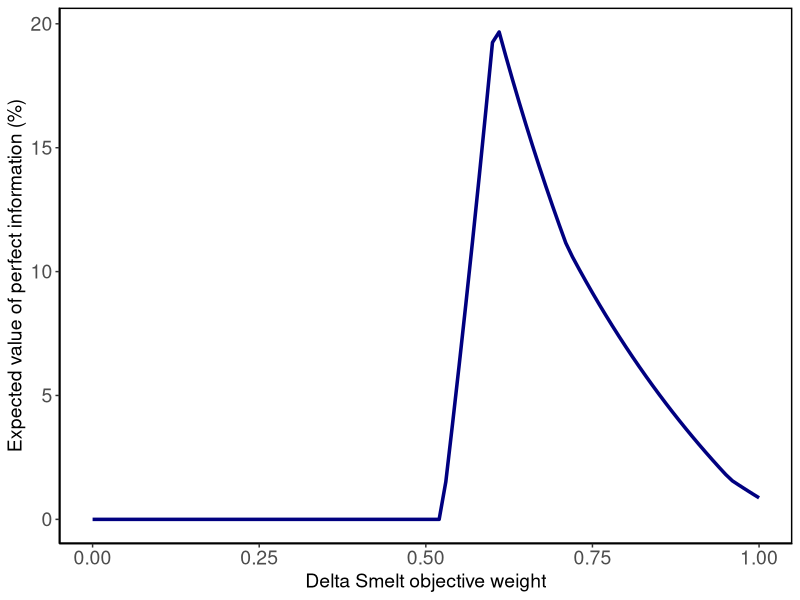
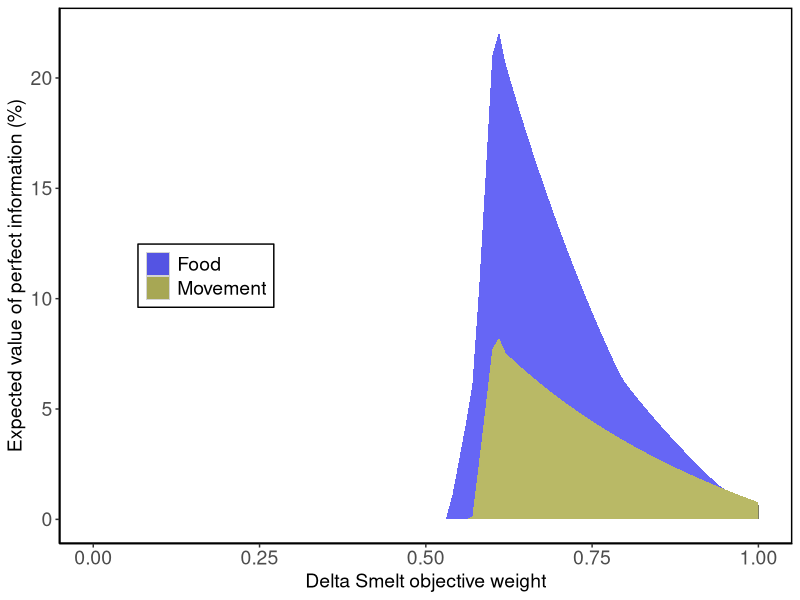
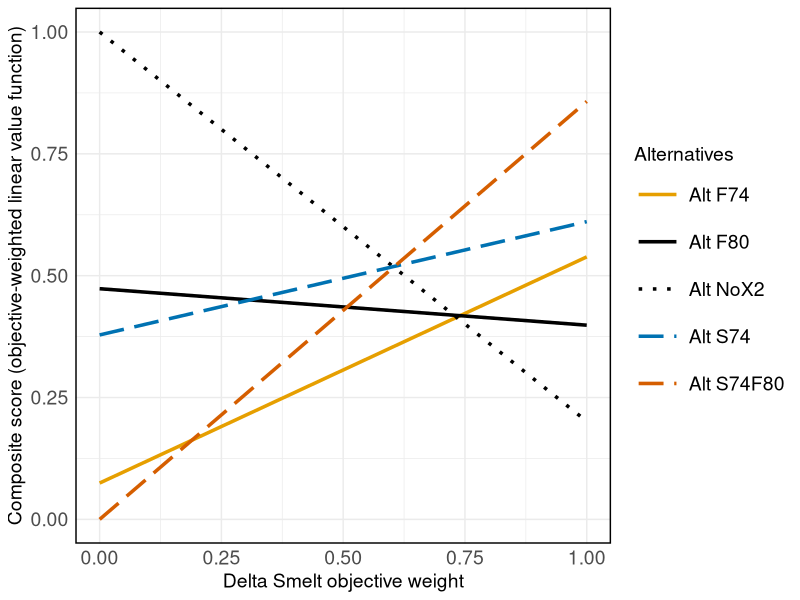
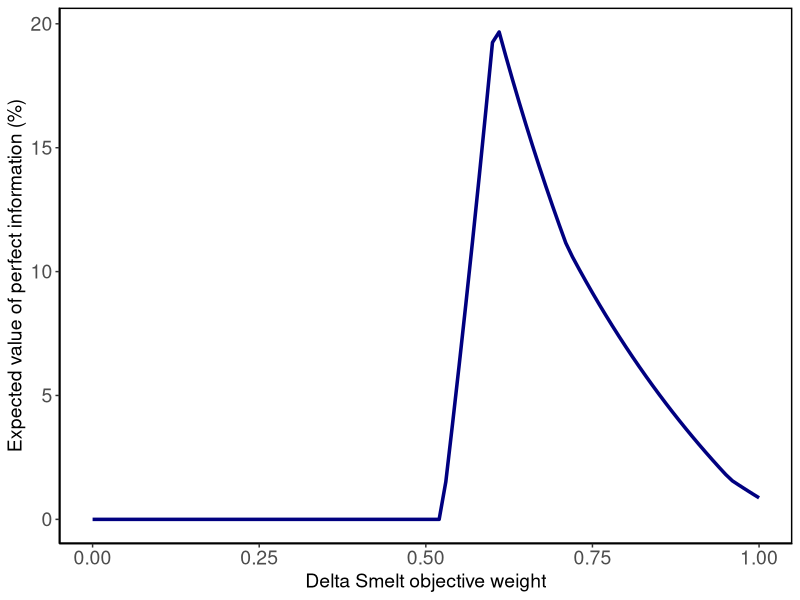
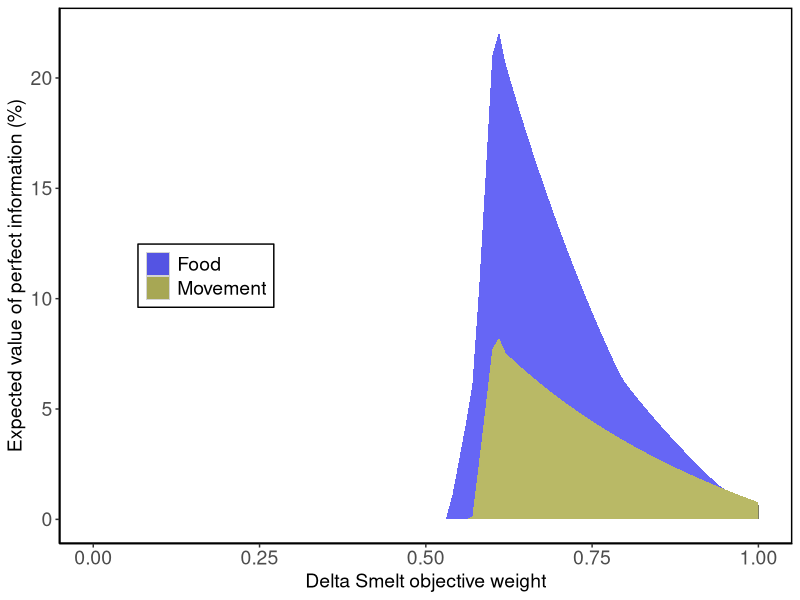

These figures' R source, in order:
library(tidyverse)

setwd("C:/Users/bmahardja/Documents/GitHub/DeltaSmelt_SummerFallX2_VOI/Consequence_Table")

cons_table <- read.csv(file.path("Data","ConsequenceTable_2024-08-21.csv"))

# Standardize score based on local scale

dsm <- cons_table %>% filter(Objective=="DeltaSmelt") %>%
  mutate(std_score=(Score-min(Score))/(max(Score)-min(Score)))

water <- cons_table %>% filter(Objective=="WaterCost") %>%
  mutate(std_score=(max(Score)-Score)/(max(Score)-min(Score)))


# Hypothesis weights
cons_table_std <- bind_rows(dsm, water) %>% mutate(hypo_weight= case_when(Hypothesis == "H1" ~ 0.575,
                                                                          Hypothesis == "H2" ~ 0.175,
                                                                          Hypothesis == "H3" ~ 0.175,
                                                                          Hypothesis == "H4" ~ 0.075)) %>%
  mutate(score_hyp = hypo_weight*std_score) 

# Create dataset necessary for the line plot
line_plot_data <- cons_table_std %>% group_by(Alternatives,Objective) %>%
  summarise(comp_score = sum(score_hyp)) %>% mutate(fish_weight = case_when(Objective == "DeltaSmelt" ~ 1.0,
                                                                            Objective == "WaterCost" ~ 0))
# Define custom colors
custom_colors <- c("Alt F80" = "black","Alt F74" = "#E69F00", "Alt S74" = "#0072B2", "Alt S74F80"= "#D55E00","Alt NoX2" = "black")
custom_line <- c("Alt F80" = "solid","Alt F74" = "solid", "Alt S74" = "longdash", "Alt S74F80"= "longdash","Alt NoX2" = "dotted")

# Line plot
plot_scoreline <- ggplot(data=line_plot_data, aes(x=fish_weight, y=comp_score, color=Alternatives,linetype=Alternatives)) +
  geom_line(linewidth= 1.2) +
  theme_minimal()+
  labs(title = NULL,
       x = "Delta Smelt objective weight",
       y = "Composite score (objective-weighted linear value function)") +
  theme(axis.text = element_text(size = 14),  # Increase tick mark font size
  panel.border = element_rect(color = "black", fill = NA, linewidth = 1),
  legend.text=element_text(size=14),
  legend.title=element_text(size=14),
  axis.title.x = element_text(size=14),
  axis.title.y = element_text(size=14),
  legend.key.size = unit(1.2, "cm"))+
  scale_color_manual(values = custom_colors) +
  scale_linetype_manual(values = custom_line)

# Export plot
tiff(filename=file.path("Output","Figure_LinePlot_2Objectives.tiff"),
     type="cairo",
     units="in", 
     width=10, #10*1, 
     height=6, #22*1, 
     pointsize=5, #12, 
     res=300,
     compression="lzw")
plot_scoreline
dev.off()

######
# Expected Value of Perfect Information calculation


#####
# Initialize the results data frame
EVPI_results <- data.frame(fish_weight = numeric(), EVPI = numeric(), EV_uncertainty = numeric())

# Assuming cons_table_std is already defined and contains the necessary columns

# Define a function to calculate EVPI for a given fish weight
calculate_EVPI <- function(i) {
  cons_table_reconfig <- cons_table_std %>% 
    dplyr::select(Alternatives, Hypothesis, Objective, std_score, hypo_weight) %>% 
    spread(Objective, std_score) %>% 
    mutate(composite_score = (DeltaSmelt * i) + (WaterCost * (1 - i)))
  
  certainty_calc <- cons_table_reconfig %>% 
    group_by(Hypothesis) %>% 
    summarise(composite_score = max(composite_score), hypo_weight = mean(hypo_weight)) %>%
    mutate(hypothesis_score = composite_score * hypo_weight)
  
  EV_under_certainty <- sum(certainty_calc$hypothesis_score)
  
  uncertainty_calc <- cons_table_reconfig %>% 
    mutate(composite_score_hypo = hypo_weight * composite_score) %>% 
    group_by(Alternatives) %>% 
    summarise(composite_score = sum(composite_score_hypo))
  
  EV_under_uncertainty <- max(uncertainty_calc$composite_score)
  
  EV_PI <- EV_under_certainty - EV_under_uncertainty
  
  # Create a new row with the fish weight and EVPI results
  new_row <- data.frame(fish_weight = i,
                        EVPI = EV_PI, 
                        EV_uncertainty = EV_under_uncertainty)
  
  return(new_row)
}

# Use lapply to calculate EVPI for each fish weight
EVPI_results_list <- lapply(seq(0, 1, 0.01), calculate_EVPI)

# Combine the results into a single data frame
EVPI_results <- do.call(rbind, EVPI_results_list)

# Add percentage of value per Brian Healy's figure
EVPI_results <- EVPI_results %>% mutate(percent_EVPI = EVPI/EV_uncertainty*100)

#####
# Create plot for EVPI
plot_EVPI <- ggplot(EVPI_results, aes(x = fish_weight, y = percent_EVPI)) +
  geom_line(color = "navy", linewidth = 1.2) +  # Line color and thickness
  labs(title = NULL,
       x = "Delta Smelt objective weight",
       y = "Expected value of perfect information (%)") +
  theme_classic() +                          # Classic theme
  theme(axis.text = element_text(size = 14),  # Increase tick mark font size
        panel.border = element_rect(color = "black", fill = NA, linewidth = 1),
        legend.text=element_text(size=14),
        legend.title=element_text(size=14),
        axis.title.x = element_text(size=14),
        axis.title.y = element_text(size=14))
plot_EVPI

# Export plot
tiff(filename=file.path("Output","Figure_EVPI_2Objectives.tiff"),
     type="cairo",
     units="in", 
     width=8, #10*1, 
     height=6, #22*1, 
     pointsize=5, #12, 
     res=300,
     compression="lzw")
plot_EVPI
dev.off()

        
######
# Partial Expected Value of Perfect Information calculation

# Partial EVPI for resolving the food hypothesis

# Set up the data frame
EVPI_results_partial_food <- data.frame(fish_weight = numeric(),
                                        EVPI = numeric(), 
                                        Hypothesis = factor())

# Define a function to calculate partial EVPI for a given fish weight
calculate_partial_EVPI <- function(i) {
  cons_table_reconfig <- cons_table_std %>% 
    dplyr::select(Alternatives, Hypothesis, Objective, std_score, hypo_weight) %>% 
    spread(Objective, std_score) %>% 
    mutate(composite_score = (DeltaSmelt * i) + (WaterCost * (1 - i))) %>%
    # Create a new column that defines the food hypothesis
    mutate(Hypothesis_food = case_when(Hypothesis == "H1" ~ "Food",
                                       Hypothesis == "H2" ~ "Food",
                                       Hypothesis == "H3" ~ "No Food",
                                       Hypothesis == "H4" ~ "No Food"))
  
  partial_certainty_calc <- cons_table_reconfig %>% 
    group_by(Hypothesis_food, Alternatives) %>% 
    mutate(composite_score_hypo = hypo_weight * composite_score) %>%
    summarise(composite_score = sum(composite_score_hypo), 
              hypo_weight = sum(hypo_weight), .groups = 'drop') %>%
    # Remember to divide everything by the collapsed/combined hypothesis weights
    mutate(composite_score = composite_score / hypo_weight) %>% 
    ungroup() %>%
    group_by(Hypothesis_food) %>% 
    summarise(hypo_weight = mean(hypo_weight), 
              best_score = max(composite_score), .groups = 'drop') %>%
    mutate(score_for_EVPI = hypo_weight * best_score)
  
  EV_under_partial_certainty <- sum(partial_certainty_calc$score_for_EVPI)
  
  uncertainty_calc <- cons_table_reconfig %>% 
    mutate(composite_score_hypo = hypo_weight * composite_score) %>% 
    group_by(Alternatives) %>% 
    summarise(composite_score = sum(composite_score_hypo), .groups = 'drop')
  
  EV_under_uncertainty <- max(uncertainty_calc$composite_score)
  
  EVPI_partial_food <- EV_under_partial_certainty - EV_under_uncertainty
  
  # Create a new row with the fish weight and EVPI results
  new_row <- data.frame(fish_weight = i,
                        EVPI = EVPI_partial_food,
                        Hypothesis = "Food")
  
  return(new_row)
}

# Use lapply to calculate the partial EVPI for each fish weight
EVPI_results_list <- lapply(seq(0, 1, 0.01), calculate_partial_EVPI)

# Combine the results into a single data frame
EVPI_results_partial_food <- do.call(rbind, EVPI_results_list)


# Set up the data frame
EVPI_results_partial_movement <- data.frame(fish_weight = numeric(),
                                            EVPI = numeric(), 
                                            Hypothesis = factor())

# Define a function to calculate partial EVPI for a given fish weight
calculate_partial_EVPI_movement <- function(i) {
  cons_table_reconfig <- cons_table_std %>% 
    dplyr::select(Alternatives, Hypothesis, Objective, std_score, hypo_weight) %>% 
    spread(Objective, std_score) %>% 
    mutate(composite_score = (DeltaSmelt * i) + (WaterCost * (1 - i))) %>%
    # Create a new column that defines the movement hypothesis
    mutate(Hypothesis_movement = case_when(Hypothesis == "H1" ~ "Movement",
                                           Hypothesis == "H2" ~ "No Movement",
                                           Hypothesis == "H3" ~ "Movement",
                                           Hypothesis == "H4" ~ "No Movement"))
  
  partial_certainty_calc <- cons_table_reconfig %>% 
    group_by(Hypothesis_movement, Alternatives) %>% 
    mutate(composite_score_hypo = hypo_weight * composite_score) %>%
    summarise(composite_score = sum(composite_score_hypo), 
              hypo_weight = sum(hypo_weight), .groups = 'drop') %>%
    # Remember to divide everything by the collapsed/combined hypothesis weights
    mutate(composite_score = composite_score / hypo_weight) %>% 
    ungroup() %>%
    group_by(Hypothesis_movement) %>% 
    summarise(hypo_weight = mean(hypo_weight), 
              best_score = max(composite_score), .groups = 'drop') %>%
    mutate(score_for_EVPI = hypo_weight * best_score)
  
  EV_under_partial_certainty <- sum(partial_certainty_calc$score_for_EVPI)
  
  uncertainty_calc <- cons_table_reconfig %>% 
    mutate(composite_score_hypo = hypo_weight * composite_score) %>% 
    group_by(Alternatives) %>% 
    summarise(composite_score = sum(composite_score_hypo), .groups = 'drop')
  
  EV_under_uncertainty <- max(uncertainty_calc$composite_score)
  
  EVPI_partial_movement <- EV_under_partial_certainty - EV_under_uncertainty
  
  # Create a new row with the fish weight and EVPI results
  new_row <- data.frame(fish_weight = i,
                        EVPI = EVPI_partial_movement,
                        Hypothesis = "Movement")
  
  return(new_row)
}

# Use lapply to calculate the partial EVPI for each fish weight
EVPI_results_list_movement <- lapply(seq(0, 1, 0.01), calculate_partial_EVPI_movement)

# Combine the results into a single data frame
EVPI_results_partial_movement <- do.call(rbind, EVPI_results_list_movement)

# Combine the two datasets together
EVPI_results_combined <- bind_rows(EVPI_results_partial_food,EVPI_results_partial_movement)

EVPI_results_combined <- EVPI_results_combined %>% left_join(EVPI_results %>% select(fish_weight,EV_uncertainty)) %>%
  mutate(percent_EVPI = EVPI/EV_uncertainty*100)

# Define custom colors
custom_colors <- c("Food" = "blue2", "Movement" = "yellow4")

# Stacked area chart
plot_partial_EVPI <- ggplot(EVPI_results_combined, aes(x=fish_weight, y=percent_EVPI, fill=Hypothesis)) + 
  geom_area(alpha=0.6, position='stack') +  
  labs(title = NULL,
       x = "Delta Smelt objective weight",
       y = "Expected value of perfect information (%)") +
  theme_classic() +                          # Classic theme 
  theme(axis.text = element_text(size = 14),
        panel.border = element_rect(color = "black", fill = NA, linewidth = 1),
        legend.text=element_text(size=14),
        legend.title=element_text(size=14),
        axis.title.x = element_text(size=14),
        axis.title.y = element_text(size=14))+
  theme(legend.title = element_blank(),      # Remove legend title
        legend.position = c(0.2, 0.5),            # Position the legend
  legend.background = element_rect(color = "black"), # Legend background
  legend.key = element_rect(fill = "lightgray")) + # Legend key color
  scale_fill_manual(values = custom_colors)     # Use a color palette

plot_partial_EVPI

# Export plot
tiff(filename=file.path("Output","Figure_EVPI_partial_2Objectives.tiff"),
     type="cairo",
     units="in", 
     width=8, #10*1, 
     height=6, #22*1, 
     pointsize=5, #12, 
     res=300,
     compression="lzw")
plot_partial_EVPI
dev.off()






#################################
#Excess code DO NOT USE
# VOI
fish_weight <- 0.87

cons_table_reconfig <- cons_table_std %>% dplyr::select(Alternatives,Hypothesis,Objective,std_score,hypo_weight) %>% 
  spread(Objective,std_score) %>% mutate(composite_score = (DeltaSmelt*fish_weight)+(WaterCost*(1-fish_weight)) )

certainty_calc <- cons_table_reconfig %>% group_by(Hypothesis) %>% summarise(composite_score=max(composite_score),hypo_weight = mean(hypo_weight)) %>%
  mutate(hypothesis_score = composite_score*hypo_weight)

EV_under_certainty <- sum(certainty_calc$hypothesis_score)

uncertainty_calc <- cons_table_reconfig %>% mutate(composite_score_hypo = hypo_weight*composite_score) %>% group_by(Alternatives) %>% 
  summarise(composite_score = sum(composite_score_hypo))

EV_under_uncertainty <- max(uncertainty_calc$composite_score)

EVPI <- EV_under_certainty - EV_under_uncertainty

# Old code using for loop before switching to lapply
# Set up the data frame
EVPI_results <- data.frame(fish_weight = numeric(),
                           EVPI = numeric(), EV_uncertainty=numeric())
# Loop function across objective weights
for (i in seq(0, 1, 0.01)) {
  cons_table_reconfig <- cons_table_std %>% dplyr::select(Alternatives,Hypothesis,Objective,std_score,hypo_weight) %>% 
    spread(Objective,std_score) %>% mutate(composite_score = (DeltaSmelt*i)+(WaterCost*(1-i)) )
  
  certainty_calc <- cons_table_reconfig %>% group_by(Hypothesis) %>% summarise(composite_score=max(composite_score),hypo_weight = mean(hypo_weight)) %>%
    mutate(hypothesis_score = composite_score*hypo_weight)
  
  EV_under_certainty <- sum(certainty_calc$hypothesis_score)
  
  uncertainty_calc <- cons_table_reconfig %>% mutate(composite_score_hypo = hypo_weight*composite_score) %>% group_by(Alternatives) %>% 
    summarise(composite_score = sum(composite_score_hypo))
  
  EV_under_uncertainty <- max(uncertainty_calc$composite_score)
  
  EV_PI <- EV_under_certainty - EV_under_uncertainty
  
  # Create a new row with the iteration number, value, and calculation description
  new_row <- data.frame(fish_weight = i,
                        EVPI = EV_PI, EV_uncertainty=EV_under_uncertainty)
  
  # Append the new row to the results data frame
  EVPI_results <- rbind(EVPI_results, new_row)
}

# Add percentage of value per Brian Healy's figure
EVPI_results <- EVPI_results %>% mutate(percent_EVPI = EVPI/EV_uncertainty*100)

#####
# Food only
fish_weight <- 0.2

cons_table_reconfig <- cons_table_std %>% dplyr::select(Alternatives,Hypothesis,Objective,std_score,hypo_weight) %>% 
  spread(Objective,std_score) %>% mutate(composite_score = (DeltaSmelt*fish_weight)+(WaterCost*(1-fish_weight)) ) %>%
  # Create a new column that defines the food hypothesis
  mutate(Hypothesis_food = case_when(Hypothesis == "H1" ~ "Food",
                                     Hypothesis == "H2" ~ "Food",
                                     Hypothesis == "H3" ~ "No Food",
                                     Hypothesis == "H4" ~ "No Food"))

partial_certainty_calc <- cons_table_reconfig %>% group_by(Hypothesis_food,Alternatives) %>% mutate(composite_score_hypo = hypo_weight*composite_score) %>%
  summarise(composite_score = sum(composite_score_hypo),hypo_weight=sum(hypo_weight)) %>% mutate(composite_score=composite_score/hypo_weight) %>% ungroup() %>%
  group_by(Hypothesis_food) %>% summarise(hypo_weight=mean(hypo_weight),best_score=max(composite_score)) %>% 
  mutate(score_for_EVPI = hypo_weight*best_score)

EV_under_partial_certainty <- sum(partial_certainty_calc$score_for_EVPI)

uncertainty_calc <- cons_table_reconfig %>% mutate(composite_score_hypo = hypo_weight*composite_score) %>% group_by(Alternatives) %>% 
  summarise(composite_score = sum(composite_score_hypo))

EV_under_uncertainty <- max(uncertainty_calc$composite_score)

EVPI_partial_food <- EV_under_partial_certainty - EV_under_uncertainty
EV_under_partial_certainty - EV_under_uncertainty


# Partial EVPI for resolving the movement hypothesis
# Set up the data frame
EVPI_results_partial_movement <- data.frame(fish_weight = numeric(),
                                            EVPI = numeric(), Hypothesis = factor())

# Loop function across objective weights
for (i in seq(0, 1, 0.01)) {
  cons_table_reconfig <- cons_table_std %>% dplyr::select(Alternatives,Hypothesis,Objective,std_score,hypo_weight) %>% 
    spread(Objective,std_score) %>% mutate(composite_score = (DeltaSmelt*i)+(WaterCost*(1-i)) ) %>%
    # Create a new column that defines the food hypothesis
    mutate(Hypothesis_movement = case_when(Hypothesis == "H1" ~ "Movement",
                                           Hypothesis == "H2" ~ "No Movement",
                                           Hypothesis == "H3" ~ "Movement",
                                           Hypothesis == "H4" ~ "No Movement"))
  
  partial_certainty_calc <- cons_table_reconfig %>% group_by(Hypothesis_movement,Alternatives) %>% mutate(composite_score_hypo = hypo_weight*composite_score) %>%
    summarise(composite_score = sum(composite_score_hypo),hypo_weight=sum(hypo_weight)) %>% 
    # Remember to divide everything by the collapsed/combined hypothesis weights
    mutate(composite_score=composite_score/hypo_weight) %>% ungroup() %>%
    group_by(Hypothesis_movement) %>% summarise(hypo_weight=mean(hypo_weight),best_score=max(composite_score)) %>% 
    mutate(score_for_EVPI = hypo_weight*best_score)
  
  EV_under_partial_certainty <- sum(partial_certainty_calc$score_for_EVPI)
  
  uncertainty_calc <- cons_table_reconfig %>% mutate(composite_score_hypo = hypo_weight*composite_score) %>% group_by(Alternatives) %>% 
    summarise(composite_score = sum(composite_score_hypo))
  
  EV_under_uncertainty <- max(uncertainty_calc$composite_score)
  
  EVPI_partial_movement <- EV_under_partial_certainty - EV_under_uncertainty
  
  # Create a new row with the iteration number, value, and calculation description
  new_row <- data.frame(fish_weight = i,
                        EVPI = EVPI_partial_movement,
                        Hypothesis = "Movement")
  
  # Append the new row to the results data frame
  EVPI_results_partial_movement <- rbind(EVPI_results_partial_movement, new_row)
}



